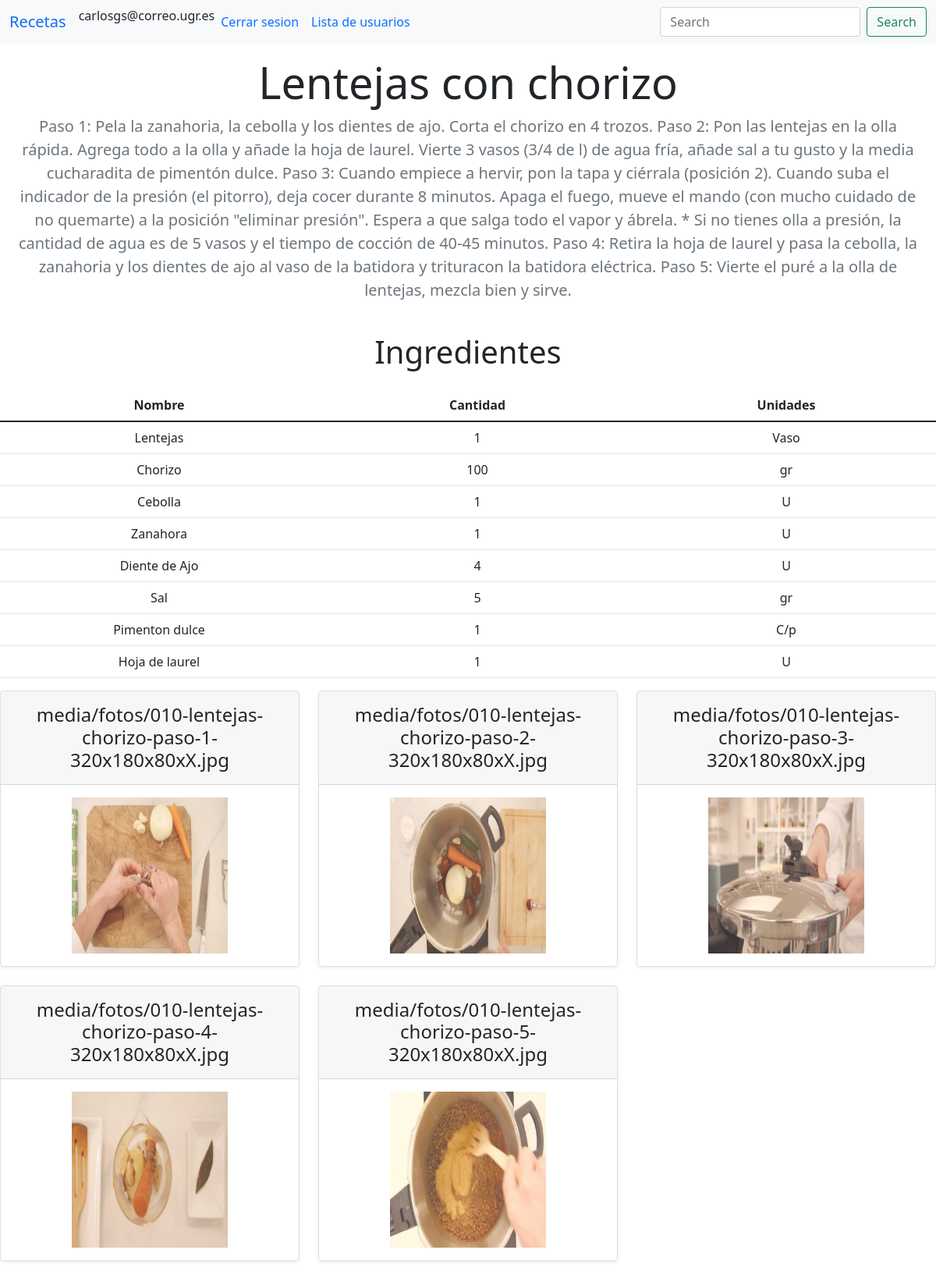
Screenshot of /ver_receta/14 (signed in) with the database file from the repository.
### recetas/models.py (models this page shows, shortened)
class Receta(models.Model):
  nombre       = models.CharField(max_length=200)
  preparación  = models.TextField(max_length=5000)

class Ingrediente(models.Model):
  nombre        = models.CharField(max_length=100)
  cantidad      = models.PositiveSmallIntegerField()
  unidades      = models.CharField(max_length=5)
  receta        = models.ForeignKey(Receta, on_delete=models.CASCADE)

class Foto(models.Model):
    foto = models.FileField(upload_to='media/fotos')
    receta = models.ForeignKey(Receta, on_delete=models.CASCADE, null=False, blank=False)

### recetas/views.py (the view)
# urls.py: path('ver_receta/<int:pk>', views.ver_receta, name='ver_receta'),
def ver_receta(request,pk):
    receta = Receta.objects.get(id=pk)
    ingredientes = Ingrediente.objects.filter(receta = pk)
    fotos = Foto.objects.filter(receta = pk)
    return render(request,'ver_receta.html',{'receta' : receta, 'ingredientes':ingredientes, 'fotos':fotos})

### recetas/templates/ver_receta.html (shortened to what this page needs)
{% extends "base.html" %}
{% load static %}
{% block main %}
<div class="pricing-header p-3 pb-md-4 mx-auto text-center">
  <h1 class="display-4 fw-normal">{{receta.nombre}}</h1>
  <p class="fs-5 text-muted">{{receta.preparación}}</p>
</div>
<h2 class="display-6 text-center mb-4">Ingredientes</h2>
<div class="table-responsive">
  <table class="table text-center">
    <thead>
      <tr>
        <th style="width: 34%;">Nombre</th>
        <th style="width: 34%;">Cantidad</th>
        <th style="width: 34%;">Unidades</th>
      </tr>
    </thead>
    <tbody>
      {% for ingrediente in ingredientes %}
      <tr>
        <td>{{ingrediente.nombre}}</td>
        <td>{{ingrediente.cantidad}}</td>
        <td>{{ingrediente.unidades}}</td>
      </tr>
      {% endfor %}
    </tbody>
  </table>
</div>
<div class="row row-cols-1 row-cols-md-3 mb-3 text-center">
  {% for foto in fotos %}
  <div class="col">
    <div class="card mb-4 rounded-3 shadow-sm">
      <div class="card-header py-3">
        <h4 class="my-0 fw-normal">{{foto.foto}}</h4>
      </div>
      <div class="card-body">
        <img height="200" width="200" title="dashboard" src="/media/{{foto.foto}}" alt="Logo ORI"
          class="brand-image img-circle elevation-3" style="opacity: .8">
      </div>
    </div>
  </div>
  {% endfor %}
</div>
{% endblock %}

### recetas/templates/base.html (shortened to what this page needs)
<!doctype html>
<html lang="en">
<head>
    <link href="https://cdn.jsdelivr.net/npm/bootstrap@5.1.3/dist/css/bootstrap.min.css" rel="stylesheet"
>
</head>
<body>
    <nav class="navbar navbar-expand-lg bg-light">
        <div class="container-fluid">
            <a class="navbar-brand" href="{% url 'recetas' %}">Recetas</a>
            <div class="collapse navbar-collapse" id="navbarSupportedContent">
                <ul class="navbar-nav me-auto mb-2 mb-lg-0">
                    {% if user.is_authenticated %}
                    <li class="nav-item">
                        {{user.email}}
                    </li>
                    <li class="nav-item">
                        <a class="nav-link" href="{% url 'logout' %}">Cerrar sesion</a>
                    </li>
                    <li class="nav-item">
                        <a class="nav-link" href="{% url 'usuarios' %}">Lista de usuarios</a>
                    </li>
                    {%else%}
                    <li class="nav-item">
                        <a class="nav-link" href="{% url 'login' %}">Iniciar sesion</a>
                    </li>
                    {%endif%}
                </ul>
                <form class="d-flex" role="search" method="POST" >
                    <input name="receta" class="form-control me-2" type="search" placeholder="Search" aria-label="Search">
                    <button class="btn btn-outline-success" type="submit">Search</button>
                </form>
            </div>
        </div>
    </nav>
    {% block main %}
    {% endblock %}
</body>
</html>

### rows the page displays
Receta: nombre "Lentejas con chorizo", preparación "Paso 1: Pela la zanahoria, la cebolla y los dientes de ajo. Corta el chorizo en 4 trozos. Paso 2: Pon las lentejas en la olla rápida. Agrega todo a la olla y añade la hoja de laurel. Vierte 3 vasos (3/4 de l) de agua fría, añade sal a tu gusto y la media cucharadita de pimentón dulce. Paso 3: Cuando empiece a hervir, pon la tapa y ciérrala (posición 2). Cuando suba el indicador de la presión (el pitorro), deja cocer durante 8 minutos. Apaga el fuego, mueve el mando (con mucho cuidado de no quemarte) a la posición \"eliminar presión\". Espera a que salga todo el vapor y ábrela. * Si no tienes olla a presión, la cantidad de agua es de 5 vasos y el tiempo de cocción de 40-45 minutos. Paso 4:…"
Ingrediente: nombre "Lentejas", cantidad "1", unidades "Vaso"
Ingrediente: nombre "Chorizo", cantidad "100", unidades "gr"
Ingrediente: nombre "Cebolla", cantidad "1", unidades "U"
Ingrediente: nombre "Zanahora", cantidad "1", unidades "U"
Ingrediente: nombre "Diente de Ajo", cantidad "4", unidades "U"
Ingrediente: nombre "Sal", cantidad "5", unidades "gr"
Ingrediente: nombre "Pimenton dulce", cantidad "1", unidades "C/p"
Ingrediente: nombre "Hoja de laurel", cantidad "1", unidades "U"
Foto: foto "media/fotos/010-lentejas-chorizo-paso-1-320x180x80xX.jpg", foto (picture)
Foto: foto "media/fotos/010-lentejas-chorizo-paso-2-320x180x80xX.jpg", foto (picture)
Foto: foto "media/fotos/010-lentejas-chorizo-paso-3-320x180x80xX.jpg", foto (picture)
Foto: foto "media/fotos/010-lentejas-chorizo-paso-4-320x180x80xX.jpg", foto (picture)
Foto: foto "media/fotos/010-lentejas-chorizo-paso-5-320x180x80xX.jpg", foto (picture)

### other values shown
{{ user.email }} "carlosgs@correo.ugr.es"
